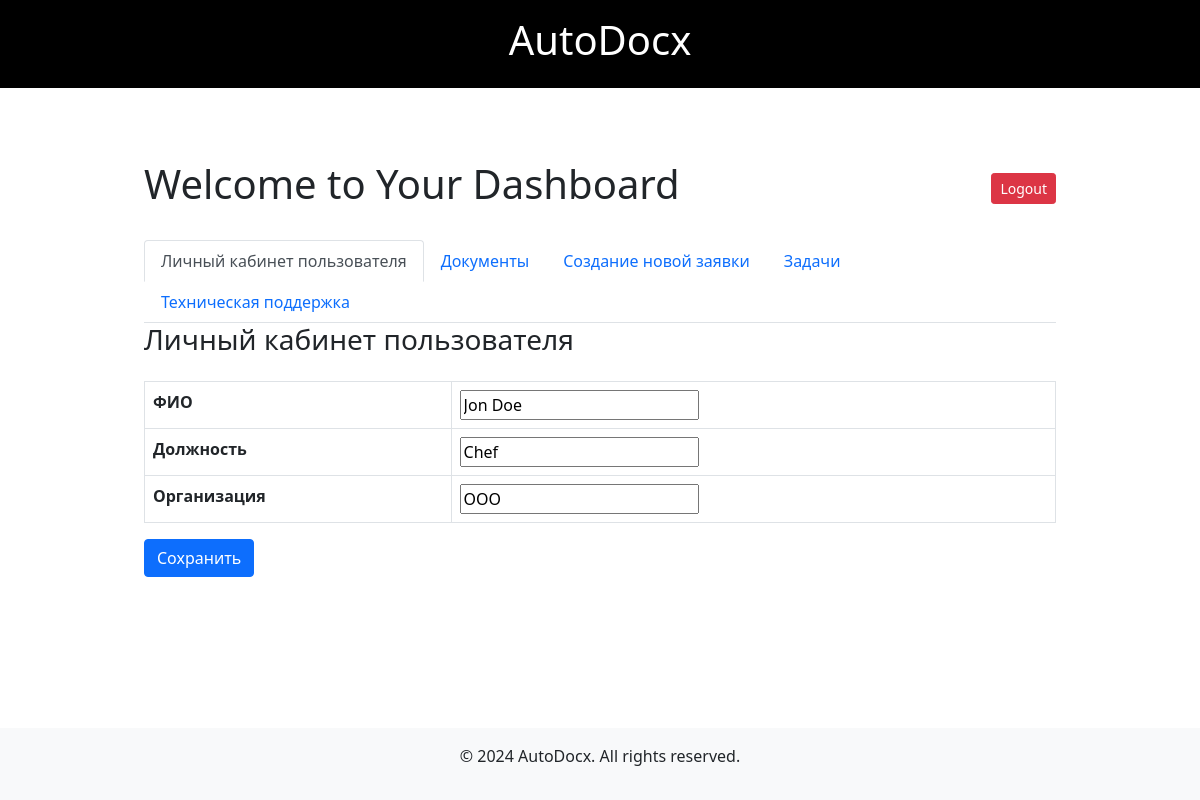
The page /dashboard/ (signed in) on the database its author committed.
### myapp/models.py (models this page shows, shortened)
class UserProfile(models.Model):
    user = models.OneToOneField(User, on_delete=models.CASCADE)
    full_name = models.CharField(max_length=255, blank=True, null=True)
    position = models.CharField(max_length=255, blank=True, null=True)
    organization = models.CharField(max_length=255, blank=True, null=True)

### myapp/views.py (the view)
# urls.py: path('dashboard/', views.dashboard, name='dashboard'),
@login_required
def dashboard(request):
    try:
        profile = request.user.userprofile
    except UserProfile.DoesNotExist:
        profile = UserProfile(user=request.user)
    if request.method == 'POST':
        profile_form = UserProfileForm(request.POST, instance=profile)
        if profile_form.is_valid():
            profile_form.save()
            return redirect('dashboard')
    else:
        profile_form = UserProfileForm(instance=profile)
    documents = GeneratedDocument.objects.filter(user=request.user).order_by('-created_at')
    templates = DocumentTemplate.objects.filter(user=request.user).order_by('-created_at')
    return render(request, 'dashboard.html', {
        'profile_form': profile_form,
        'documents': documents,
        'templates': templates,
        'document_template_form': DocumentTemplateForm()
    })

### myapp/forms.py
class UserProfileForm(forms.ModelForm):
    class Meta:
        model = UserProfile
        fields = ['full_name', 'position', 'organization']

class DocumentTemplateForm(forms.ModelForm):
    class Meta:
        model = DocumentTemplate
        fields = ['template_name', 'template_file']

### myapp/templates/dashboard.html (shortened to what this page needs)
{% extends "base.html" %}
{% block content %}
<div class="container mt-5">
    <div class="d-flex justify-content-between align-items-center mb-4">
        <h1>Welcome to Your Dashboard</h1>
        <a href="{% url 'logout' %}" class="btn btn-danger btn-sm">Logout</a>
    </div>
    <ul class="nav nav-tabs" id="myTab" role="tablist">
        <li class="nav-item" role="presentation">
            <button class="nav-link active" id="profile-tab" data-bs-toggle="tab" data-bs-target="#profile" type="button" role="tab" aria-controls="profile" aria-selected="true">Личный кабинет пользователя</button>
        </li>
        <li class="nav-item" role="presentation">
            <button class="nav-link" id="documents-tab" data-bs-toggle="tab" data-bs-target="#documents" type="button" role="tab" aria-controls="documents" aria-selected="false">Документы</button>
        </li>
        <li class="nav-item" role="presentation">
            <button class="nav-link" id="new-request-tab" data-bs-toggle="tab" data-bs-target="#new-request" type="button" role="tab" aria-controls="new-request" aria-selected="false">Создание новой заявки</button>
        </li>
        <li class="nav-item" role="presentation">
            <button class="nav-link" id="tasks-tab" data-bs-toggle="tab" data-bs-target="#tasks" type="button" role="tab" aria-controls="tasks" aria-selected="false">Задачи</button>
        </li>
        <li class="nav-item" role="presentation">
            <button class="nav-link" id="support-tab" data-bs-toggle="tab" data-bs-target="#support" type="button" role="tab" aria-controls="support" aria-selected="false">Техническая поддержка</button>
        </li>
    </ul>
    <div class="tab-content" id="myTabContent">
        <div class="tab-pane fade show active" id="profile" role="tabpanel" aria-labelledby="profile-tab">
            <h3>Личный кабинет пользователя</h3>
            <form method="post" class="mt-4">
                <table class="table table-bordered">
                    <tbody>
                        <tr>
                            <th scope="row"><label for="id_full_name">ФИО</label></th>
                            <td>{{ profile_form.full_name }}</td>
                        </tr>
                        <tr>
                            <th scope="row"><label for="id_position">Должность</label></th>
                            <td>{{ profile_form.position }}</td>
                        </tr>
                        <tr>
                            <th scope="row"><label for="id_organization">Организация</label></th>
                            <td>{{ profile_form.organization }}</td>
                        </tr>
                    </tbody>
                </table>
                <button type="submit" class="btn btn-primary">Сохранить</button>
            </form>
        </div>
    </div>
</div>
{% endblock %}

### static/styles.css (style rules this page uses)
body { padding-top: 0px; }
.container { max-width: 960px; }

### myapp/templates/base.html (style rules this page uses)
html, body { height: 100%; margin: 0; }
body { display: flex; flex-direction: column; min-height: 100vh; }

### rows shown on the page
UserProfile: full_name "Jon Doe", position "Chef", organization "OOO"
